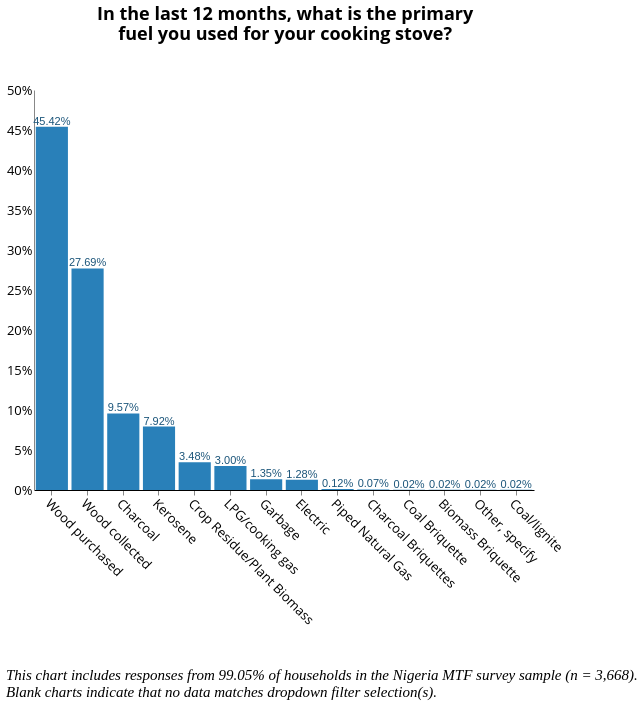

The Vega-Lite source for this figure:
### Vega-Lite specification from a JSON file in a GitHub repository (floating-point values rounded to 4 significant figures; data arrays with more than 128 entries replaced by an {"elided": "..."} marker saying what was removed)
{"width": 800, "height": 400, "config": {"title": {"fontSize": 18, "font": "Open Sans", "anchor": "center", "fontColor": "#000000"}, "axisX": {"domain": true, "domainColor": "#000000", "grid": false, "labelFont": "Open Sans", "labelFontSize": 13, "titleFont": "Open Sans", "titleFontSize": 13, "titleFontWeight": "normal", "title": "X Axis Title (units)", "labelAngle": 45}, "axisY": {"domain": true, "grid": false, "gridColor": "#DEDDDD", "gridWidth": 1, "labelFont": "Open Sans", "labelFontSize": 13, "labelAngle": 0, "ticks": false, "titleFont": "Open Sans", "titleFontSize": 13, "titleFontWeight": "normal", "titlePadding": 10, "title": "Y Axis Title (units)"}, "range": {"category": ["#2980B9", "#003366", "#FFAE19", "#FF4500", "#438B28", "#45B39D", "#99ADC1", "#212F3C"]}, "legend": {"labelFont": "Open Sans", "labelFontSize": 13, "symbolType": "square", "symbolSize": 100, "titleFont": "Open Sans", "titleFontSize": 13, "titleFontWeight": "normal", "title": "Legend", "orient": "right", "offset": 0}, "tooltip": {"font": "Open Sans"}, "view": {"stroke": "transparent", "text": {"font": "Open Sans", "color": ["#2980B9", "#003366", "#FFAE19", "#FF4500", "#438B28", "#45B39D", "#99ADC1", "#212F3C"], "fontSize": 13, "align": "right", "fontWeight": 400, "size": 13}, "bar": {"size": 40, "binSpacing": 1, "continuousBandSize": 30, "discreteBandSize": 30, "fill": ["#2980B9", "#003366", "#FFAE19", "#FF4500", "#438B28", "#45B39D", "#99ADC1", "#212F3C"], "stroke": false}}}, "concat": [{"layer": [{"mark": {"type": "bar", "color": "#2980b9"}, "encoding": {"tooltip": {"field": "i19a", "type": "nominal"}, "x": {"axis": {"title": " "}, "field": "i19a", "sort": {"field": "i19a", "op": "count", "order": "descending"}, "type": "nominal"}, "y": {"aggregate": "sum", "axis": {"format": "%", "title": ""}, "field": "pct", "type": "quantitative"}}, "height": 400, "selection": {"selector056": {"type": "single", "fields": ["primary_stove"], "bind": {"input": "select", "options": [null, "3-Stone/Open Fire Stove", "Koresone Stove", "Missing Data", "Manufactured Stove Traditional", "LPG/Natural Gas Stove", "Electric Stove"], "labels": ["All Responses", "3-Stone/Open Fire Stove", "Kerosene Stove", "Primary Stove Not Listed", "Manufactured Stove Traditional", "LPG/Natural Gas Stove", "Electric Stove"], "name": "Primary Stove  "}}, "selector055": {"type": "single", "fields": ["c2"], "bind": {"input": "select", "options": [null, "Yes", "No"], "labels": ["All Responses", "Yes", "No"], "name": "Is the household connected to the national grid?  "}}, "selector053": {"type": "single", "fields": ["locality"], "bind": {"input": "select", "options": [null, 0, 1], "labels": ["National", "Urban", "Rural"], "name": "Locality Breakdown  "}}, "selector054": {"type": "single", "fields": ["elc_aggr_tier"], "bind": {"input": "select", "options": [null, "Tier 0", "Tier 1", "Tier 2", "Tier 3", "Tier 4", "Tier 5"], "labels": ["All Tiers", "Tier 0", "Tier 1", "Tier 2", "Tier 3", "Tier 4", "Tier 5"], "name": "Electricity Tiers  "}}}, "transform": [{"joinaggregate": [{"op": "count", "field": "*", "as": "total"}]}, {"calculate": "1 / datum.total", "as": "pct"}], "width": 500}, {"mark": {"type": "text", "align": "center", "baseline": "bottom", "color": "#1b557a"}, "encoding": {"text": {"aggregate": "sum", "field": "pct", "format": ".2%", "type": "quantitative"}, "tooltip": {"field": "i19a", "type": "nominal"}, "x": {"axis": {"title": " "}, "field": "i19a", "sort": {"field": "i19a", "op": "count", "order": "descending"}, "type": "nominal"}, "y": {"aggregate": "sum", "axis": {"format": "%", "title": ""}, "field": "pct", "type": "quantitative"}}, "height": 400, "transform": [{"joinaggregate": [{"op": "count", "field": "*", "as": "total"}]}, {"calculate": "1 / datum.total", "as": "pct"}], "width": 500}], "title": {"text": ["In the last 12 months,\nwhat is the primary", "fuel you used for your cooking stove?"], "color": "black", "subtitleColor": "black", "offset": 40}, "transform": [{"filter": {"selection": "selector056"}}, {"filter": {"selection": "selector055"}}, {"filter": {"selection": "selector053"}}, {"filter": {"selection": "selector054"}}]}], "data": {"name": "data-d8782e1ad6c7e661dd5446fcb4e1b3a0"}, "title": {"text": ["", "", "This chart includes responses from 99.05% of households in the Nigeria MTF survey sample (n = 3,668).", "Blank charts indicate that no data matches dropdown filter selection(s)."], "anchor": "start", "baseline": "bottom", "font": "Times New Roman", "fontSize": 15, "fontStyle": "italic", "fontWeight": "normal", "orient": "bottom"}, "$schema": "https://vega.github.io/schema/vega-lite/v4.17.0.json", "datasets": {"data-d8782e1ad6c7e661dd5446fcb4e1b3a0": {"elided": "4139 records"}}}
